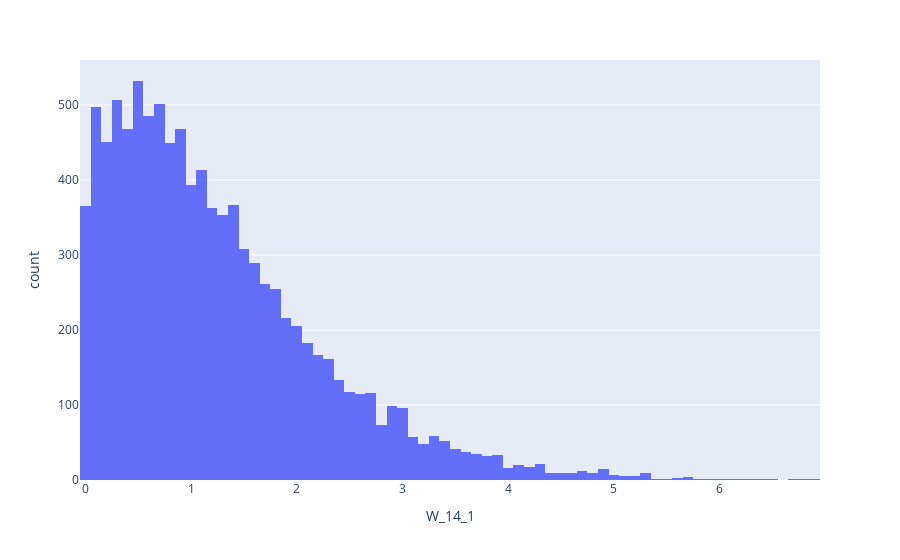

Notebook source saved alongside this figure:
### Code cell
import plotly.express as px
fig = px.histogram(df_1, x="W_14_1")
fig.show()

### Figure 1 — Plotly figure (JSON) as saved in the notebook; plotly's stock layout.template omitted (floating-point values rounded to 4 significant figures; data arrays with more than 128 entries replaced by an {"elided": "..."} marker saying what was removed)
{"data": [{"alignmentgroup": "True", "bingroup": "x", "hovertemplate": "W_14_1=%{x}<br>count=%{y}<extra></extra>", "legendgroup": "", "marker": {"color": "#636efa", "pattern": {"shape": ""}}, "name": "", "offsetgroup": "", "orientation": "v", "showlegend": false, "type": "histogram", "x": {"elided": "10000 float values"}, "xaxis": "x", "yaxis": "y"}], "layout": {"barmode": "relative", "legend": {"tracegroupgap": 0}, "margin": {"t": 60}, "xaxis": {"anchor": "y", "domain": [0, 1], "title": {"text": "W_14_1"}}, "yaxis": {"anchor": "x", "domain": [0, 1], "title": {"text": "count"}}}}
